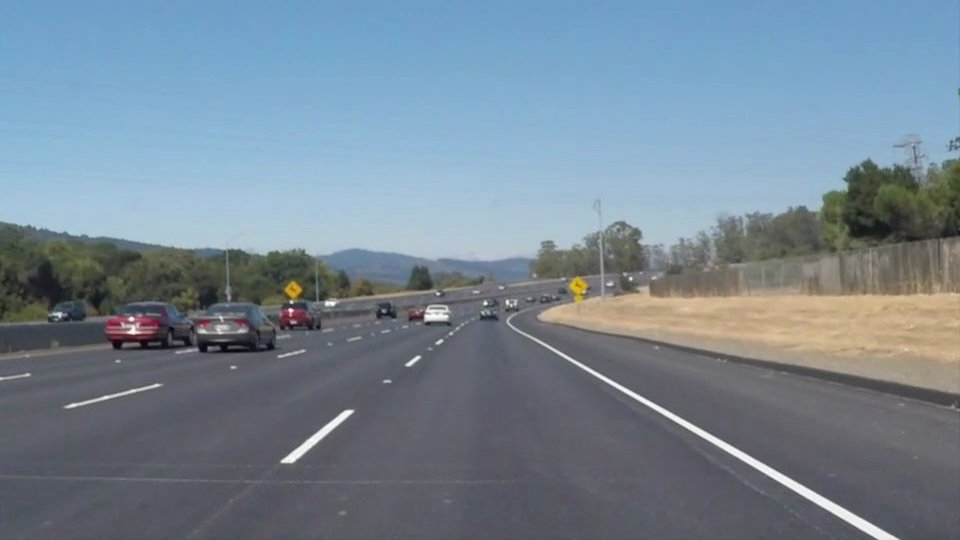
#> input picture test_images/test_image.jpg, 960 x 540 px, found by its file name
$ python lane_detection_for_image.py
#> lines starting #> are read from the running program, lines starting #| are printed output that depends on the picture; after the words box and inside, x2 and y2 are one past the last pixel; in counts of white or black regions, pixels touching at a corner belong together
### slidewindow.py
import cv2
import numpy as np
import matplotlib.pyplot as plt
# from scipy.interpolate import *
from matplotlib.pyplot import *
import math
# float로 조향값 public

TOTAL_CNT = 50

class SlideWindow:

    def __init__(self):
        self.current_line = "DEFAULT"
        self.left_fit = None
        self.right_fit = None
        self.leftx = None
        self.rightx = None
        self.lhd = 240
        self.left_cnt = 25
        self.right_cnt = 25

        self.x_previous = 320


    def slidewindow(self, img, roi_flag):

        x_location = 320
        # init out_img, height, width
        out_img = np.dstack((img, img, img)) * 255# deleted
        # out_img = img # added
        height = img.shape[0]
        width = img.shape[1]

        # num of windows and init the height
        window_height = 15 # 7
        nwindows = 30 # 30

        # find nonzero location in img, nonzerox, nonzeroy is the array flatted one dimension by x,y
        nonzero = img.nonzero()
        #print nonzero
        nonzeroy = np.array(nonzero[0])
        nonzerox = np.array(nonzero[1])
        #print nonzerox
        # init data need to sliding windows
        margin = 40
        minpix = 0 #10
        left_lane_inds = []
        right_lane_inds = []

        win_h1 = 380
        win_h2 = 480

        win_l_w_l = 185 - 80
        win_l_w_r = 185 + 80
        win_r_w_l = 455 - 80
        win_r_w_r = 455 + 80

        circle_height = 240

        road_width = 0.47 # 0.415
        half_road_width = 0.5 * road_width

        pts_left = np.array([[win_l_w_l, win_h2], [win_l_w_l, win_h1], [win_l_w_r, win_h1], [win_l_w_r, win_h2]], np.int32)
        cv2.polylines(out_img, [pts_left], False, (0,255,0), 1)
        pts_right = np.array([[win_r_w_l, win_h2], [win_r_w_l, win_h1], [win_r_w_r, win_h1], [win_r_w_r, win_h2]], np.int32)
        cv2.polylines(out_img, [pts_right], False, (255,0,0), 1)

        pts_catch = np.array([[0, circle_height], [width, circle_height]], np.int32)
        cv2.polylines(out_img, [pts_catch], False, (0,120,120), 1)


        # indicies before start line(the region of pts_left)
        # 337 -> 310
        good_left_inds = ((nonzerox >= win_l_w_l) & (nonzeroy <= win_h2) & (nonzeroy > win_h1) & (nonzerox <= win_l_w_r)).nonzero()[0]
        good_right_inds = ((nonzerox >= win_r_w_l) & (nonzeroy <= win_h2) & (nonzeroy > win_h1) & (nonzerox <= win_r_w_r)).nonzero()[0]

        # left line exist, lefty current init
        y_current = height - 1
        x_current = None

        # check the minpix before left start line
        # if minpix is enough on left, draw left, then draw right depends on left
        # else draw right, then draw left depends on right


        if len(good_left_inds) > len(good_right_inds):

            # self.current_line = "LEFT"
            line_flag = 1
            x_current = int(np.mean(nonzerox[good_left_inds]))
            # y_current = int(np.mean(nonzeroy[good_left_inds]))

        elif len(good_left_inds) < len(good_right_inds):

            # self.current_line = "RIGHT"
            line_flag = 2
            x_current = int(np.mean(nonzerox[good_right_inds]))
            # y_current = int(np.mean(nonzeroy[good_right_inds]))

        else:
            # print("Cant SEE!!!!")
            self.current_line = "MID"
            line_flag = 3

        # it's just for visualization of the valid inds in the region: ind dot
        if line_flag == 1:
            for i in range(len(good_left_inds)):
                img = cv2.circle(out_img, (nonzerox[good_left_inds[i]], nonzeroy[good_left_inds[i]]), 1, (0,255,0), -1)
        elif line_flag == 2:
            for i in range(len(good_right_inds)):
                img = cv2.circle(out_img, (nonzerox[good_right_inds[i]], nonzeroy[good_right_inds[i]]), 1, (255,0,0), -1)


        # window sliding and draw
        for window in range(0, nwindows):
            if line_flag == 1:
                # rectangle x,y range init
                win_y_low = y_current - (window + 1) * window_height
                win_y_high = y_current - (window) * window_height
                win_x_low = x_current - margin
                win_x_high = x_current + margin

                # draw rectangle
                # 0.33 is for width of the road
                cv2.rectangle(out_img, (win_x_low, win_y_low), (win_x_high, win_y_high), (0, 255, 0), 1)
                cv2.rectangle(out_img, (win_x_low + int(width * road_width), win_y_low), (win_x_high + int(width * road_width), win_y_high), (255, 0, 0), 1)

                # indicies of dots in nonzerox in one square
                good_left_inds = ((nonzeroy >= win_y_low) & (nonzeroy < win_y_high) & (nonzerox >= win_x_low) & (nonzerox < win_x_high)).nonzero()[0]

                # check num of indicies in square and put next location to current
                if len(good_left_inds) > minpix:
                    x_current = int(np.mean(nonzerox[good_left_inds]))

                elif nonzeroy[left_lane_inds] != [] and nonzerox[left_lane_inds] != []:
                    p_left = np.polyfit(nonzeroy[left_lane_inds], nonzerox[left_lane_inds], 2)
                    x_current = int(np.polyval(p_left, win_y_high))

                # 338~344 is for recognize line which is yellow line in processed image(you can check in imshow)
                # print("win:", win_y_low)

                if circle_height - 10 <= win_y_low < circle_height + 10:
                    # 0.165 is the half of the road(0.33)
                    x_location = int(x_current + width * half_road_width)
                    # self.x_previous = x_location
                    cv2.circle(out_img, (x_location, circle_height), 10, (0, 0, 255), 5)

            elif line_flag == 2: # change line from left to right above(if)

                win_y_low = y_current - (window + 1) * window_height
                win_y_high = y_current - (window) * window_height
                win_x_low = x_current - margin
                win_x_high = x_current + margin


                cv2.rectangle(out_img, (win_x_low - int(width * road_width), win_y_low), (win_x_high - int(width * road_width), win_y_high), (0, 255, 0), 1)
                cv2.rectangle(out_img, (win_x_low, win_y_low), (win_x_high, win_y_high), (255, 0, 0), 1)

                good_right_inds = ((nonzeroy >= win_y_low) & (nonzeroy < win_y_high) & (nonzerox >= win_x_low) & (nonzerox < win_x_high)).nonzero()[0]

                if len(good_right_inds) > minpix:
                    x_current = int(np.mean(nonzerox[good_right_inds]))

                elif nonzeroy[right_lane_inds] != [] and nonzerox[right_lane_inds] != []:
                    p_right = np.polyfit(nonzeroy[right_lane_inds], nonzerox[right_lane_inds], 2)
                    x_current = int(np.polyval(p_right, win_y_high))

                if circle_height - 10 <= win_y_low < circle_height + 10:
                    # 0.165 is the half of the road(0.33)
                    x_location = int(x_current - width * half_road_width)
                    # self.x_previous = x_location
                    cv2.circle(out_img, (x_location, circle_height), 10, (0, 0, 255), 5)


            else : # can't see
                # print("Cant SEE!!!!")
                x_location = self.x_previous
                cv2.circle(out_img, (x_location, circle_height), 10, (0, 0, 255), 5)


            if x_location == 320:
                x_location = self.x_previous
                cv2.circle(out_img, (x_location, circle_height), 10, (0, 0, 255), 5)

            self.x_previous = x_location

        return out_img, x_location, self.current_line

### lane_detection_for_image.py
import cv2
import numpy as np
import math
from slidewindow import SlideWindow

class LaneDetection:
    def __init__(self):
        # 초기화
        self.slidewindow = SlideWindow()

        # 트랙바 초기값 설정
        self.lower_yellow = np.array([95, 51, 101])
        self.upper_yellow = np.array([104, 255, 255])
        self.lower_white = np.array([80, 0, 158])
        self.upper_white = np.array([132, 16, 255])

        # 트랙바 창 생성
        cv2.namedWindow("Trackbars")
        self.create_trackbars()

        # 이미지 로드
        self.img = cv2.imread('/Users/seongjinjeong/lane_detection/road_lane_line_detection/test_images/test_image.jpg')  # 이미지 파일 경로를 지정하세요
#> self.img is the input picture: shape (540, 960, 3); mean B, G, R 148.1, 134.5, 118.5
        if self.img is None:
            print("Image not found!")
            return

        self.process_image()

    def process_image(self):
        y, x = self.img.shape[0:2]

        # HSV 변환 및 마스크 생성
        self.img_hsv = cv2.cvtColor(self.img, cv2.COLOR_BGR2HSV)
#> self.img_hsv: shape (540, 960, 3); mean H, S, V 97.9, 55.2, 152.4

        h, s, v = cv2.split(self.img_hsv)
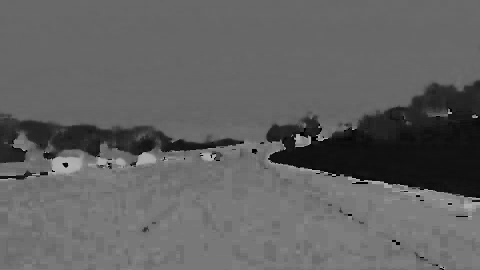
#> h: shape (540, 960) (shown at 1/2 size); min 0, max 179, mean 97.9
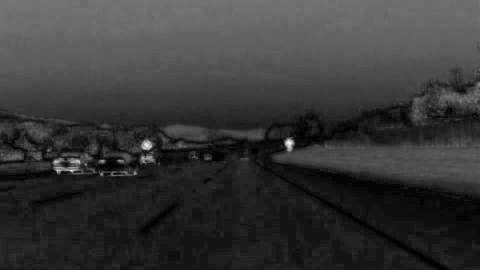
#> s: shape (540, 960) (shown at 1/2 size); min 0, max 255, mean 55.2
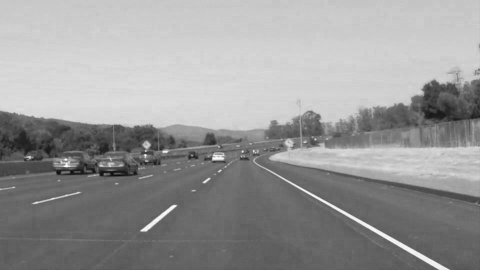
#> v: shape (540, 960) (shown at 1/2 size); min 12, max 255, mean 152.4

        # 트랙바로부터 HSV 값 읽기
        self.read_trackbar_values()

        # 노란색 및 흰색 마스크 생성
        mask_yellow = cv2.inRange(self.img_hsv, self.lower_yellow, self.upper_yellow)
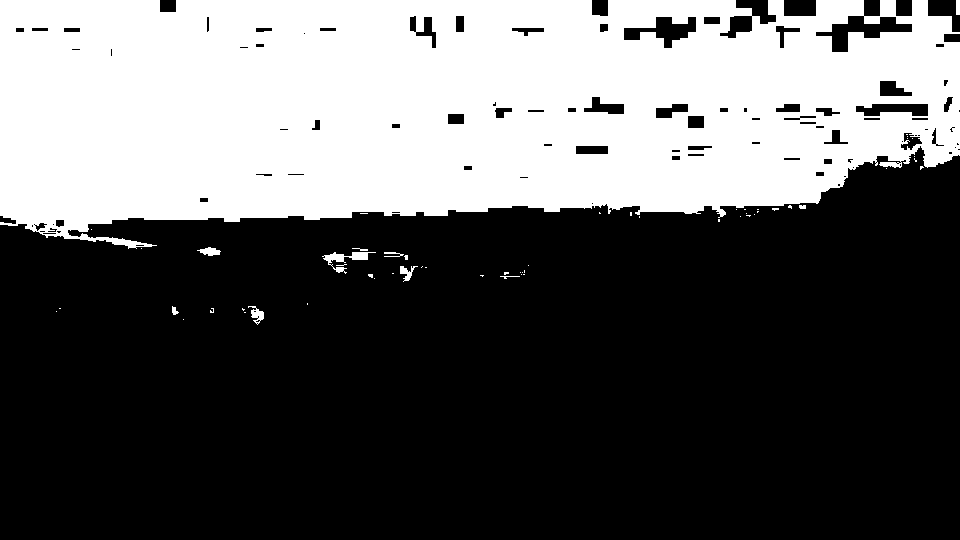
#> mask_yellow: shape (540, 960); 36.7% white; 58 white regions (47 under 20 px), largest, box (x1, y1, x2, y2) and area: (0, 0, 960, 249) 189134, (322, 252, 376, 274) 359, (248, 306, 264, 325) 138
        mask_white = cv2.inRange(self.img_hsv, self.lower_white, self.upper_white)
#> mask_white: shape (540, 960); 0.73% white; 74 white regions (57 under 20 px), largest, box (x1, y1, x2, y2) and area: (794, 484, 889, 540) 761, (722, 444, 799, 489) 589, (531, 338, 662, 410) 577
        filtered_yellow = cv2.bitwise_and(self.img, self.img, mask=mask_yellow)
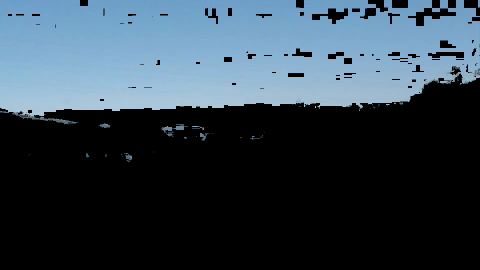
#> filtered_yellow: shape (540, 960, 3) (shown at 1/2 size); mean B, G, R 76, 64.5, 49.6
        filtered_white = cv2.bitwise_and(self.img, self.img, mask=mask_white)
        masks = cv2.bitwise_or(mask_yellow, mask_white)
#> masks: shape (540, 960); 37.4% white; 132 white regions (104 under 20 px), largest, box (x1, y1, x2, y2) and area: (0, 0, 960, 249) 189134, (794, 484, 889, 540) 761, (722, 444, 799, 489) 589
        filtered_img = cv2.bitwise_and(self.img, self.img, mask=masks)

        # Perspective Transform
        left_margin = 140  # 조정된 왼쪽 여백
        top_margin = 200   # 조정된 위쪽 여백

        # 소스 포인트 조정
        src_point1 = [0, y]                # 왼쪽 아래
        src_point2 = [left_margin, top_margin]  # 왼쪽 위
        src_point3 = [x - left_margin, top_margin]  # 오른쪽 위
        src_point4 = [x, y]                # 오른쪽 아래

        src_points = np.float32([src_point1, src_point2, src_point3, src_point4])

        # 대상 포인트 조정
        dst_point1 = [x//6, y]              # 왼쪽 아래
        dst_point2 = [x//6, 0]              # 왼쪽 위
        dst_point3 = [x//6*5, 0]            # 오른쪽 위
        dst_point4 = [x//6*5, y]            # 오른쪽 아래

        dst_points = np.float32([dst_point1, dst_point2, dst_point3, dst_point4])
        matrix = cv2.getPerspectiveTransform(src_points, dst_points)
        warped_img = cv2.warpPerspective(filtered_img, matrix, [x, y])

        # 이미지 평행이동
        # translated_img = self.translate_image(warped_img, tx=90, ty=0)

        # 기존 HSV 방식에서 다시 살리기
        grayed_img = cv2.cvtColor(warped_img, cv2.COLOR_BGR2GRAY)

        # 이미지 이진화
        bin_img = np.zeros_like(grayed_img)
        bin_img[grayed_img > 20] = 1

        # 슬라이딩 윈도우 차선 검출
        out_img, x_location, _ = self.slidewindow.slidewindow(bin_img, False)
#> after the loop in slidewindow, `for window in range(0, nwindows):`:
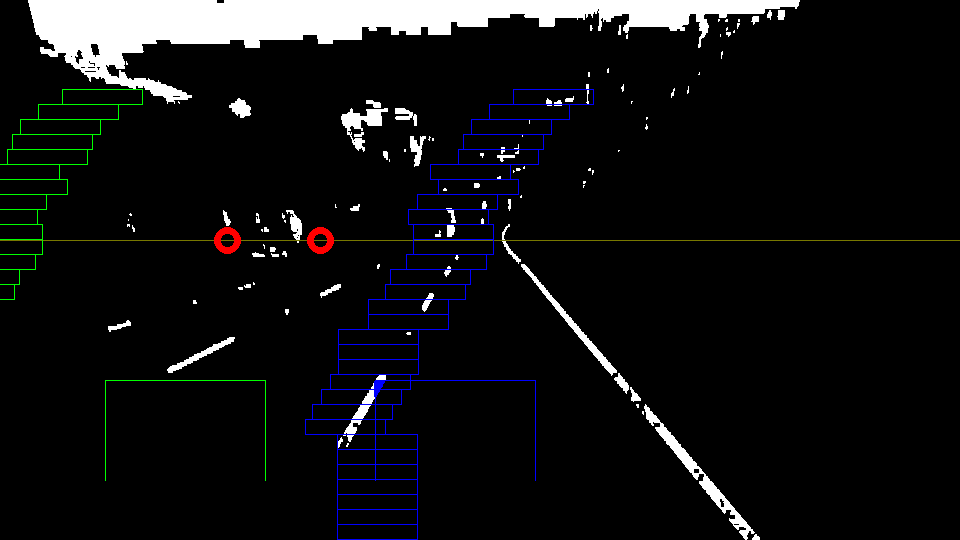
#> out_img: shape (540, 960, 3); mean of channels 0, 1, 2 18.6, 17.5, 17.2; drawn as B, G, R
#> x_location = 227
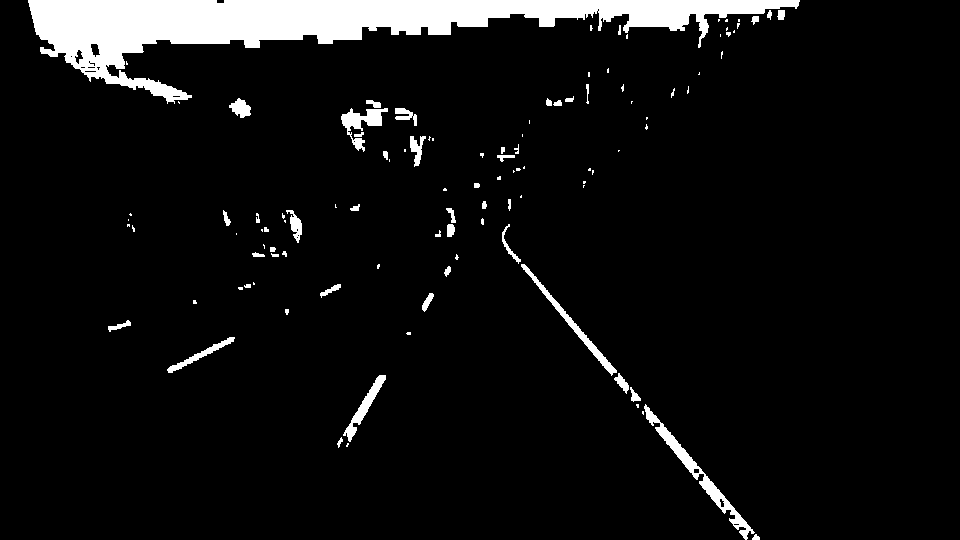
#> bin_img: shape (540, 960); values 0 (black) and 1 (white), 6.5% white; 109 white regions (60 under 20 px), largest, box (x1, y1, x2, y2) and area: (28, 0, 800, 104) 26360, (644, 404, 755, 540) 1512, (521, 264, 617, 376) 839

        # 결과 표시
        cv2.imshow('Original Image', self.img)
        cv2.imshow("Yellow Mask", filtered_yellow)
        cv2.imshow("White Mask", filtered_white)
        cv2.imshow("Filtered Image", filtered_img)
        cv2.imshow("Warped Image", warped_img)
        cv2.imshow("Output Image", out_img)

        cv2.waitKey(0)
        cv2.destroyAllWindows()

    # [17 lines left out: function translate_image, not called in this run]

    def create_trackbars(self):
        # 노란색 HSV 범위 트랙바
        cv2.createTrackbar("Yellow Lower H", "Trackbars", self.lower_yellow[0], 180, self.nothing)
        cv2.createTrackbar("Yellow Lower S", "Trackbars", self.lower_yellow[1], 255, self.nothing)
        cv2.createTrackbar("Yellow Lower V", "Trackbars", self.lower_yellow[2], 255, self.nothing)
        cv2.createTrackbar("Yellow Upper H", "Trackbars", self.upper_yellow[0], 180, self.nothing)
        cv2.createTrackbar("Yellow Upper S", "Trackbars", self.upper_yellow[1], 255, self.nothing)
        cv2.createTrackbar("Yellow Upper V", "Trackbars", self.upper_yellow[2], 255, self.nothing)

        # 흰색 HSV 범위 트랙바
        cv2.createTrackbar("White Lower H", "Trackbars", self.lower_white[0], 180, self.nothing)
        cv2.createTrackbar("White Lower S", "Trackbars", self.lower_white[1], 255, self.nothing)
        cv2.createTrackbar("White Lower V", "Trackbars", self.lower_white[2], 255, self.nothing)
        cv2.createTrackbar("White Upper H", "Trackbars", self.upper_white[0], 180, self.nothing)
        cv2.createTrackbar("White Upper S", "Trackbars", self.upper_white[1], 255, self.nothing)
        cv2.createTrackbar("White Upper V", "Trackbars", self.upper_white[2], 255, self.nothing)

    def read_trackbar_values(self):
        self.lower_yellow[0] = cv2.getTrackbarPos("Yellow Lower H", "Trackbars")
        self.lower_yellow[1] = cv2.getTrackbarPos("Yellow Lower S", "Trackbars")
        self.lower_yellow[2] = cv2.getTrackbarPos("Yellow Lower V", "Trackbars")
        self.upper_yellow[0] = cv2.getTrackbarPos("Yellow Upper H", "Trackbars")
        self.upper_yellow[1] = cv2.getTrackbarPos("Yellow Upper S", "Trackbars")
        self.upper_yellow[2] = cv2.getTrackbarPos("Yellow Upper V", "Trackbars")

        self.lower_white[0] = cv2.getTrackbarPos("White Lower H", "Trackbars")
        self.lower_white[1] = cv2.getTrackbarPos("White Lower S", "Trackbars")
        self.lower_white[2] = cv2.getTrackbarPos("White Lower V", "Trackbars")
        self.upper_white[0] = cv2.getTrackbarPos("White Upper H", "Trackbars")
        self.upper_white[1] = cv2.getTrackbarPos("White Upper S", "Trackbars")
        self.upper_white[2] = cv2.getTrackbarPos("White Upper V", "Trackbars")

    def nothing(self, x):
        pass

if __name__ == "__main__":
    LaneDetection()

$ run again, with test_images/laneLines_thirdPass.jpg copied over test_images/test_image.jpg
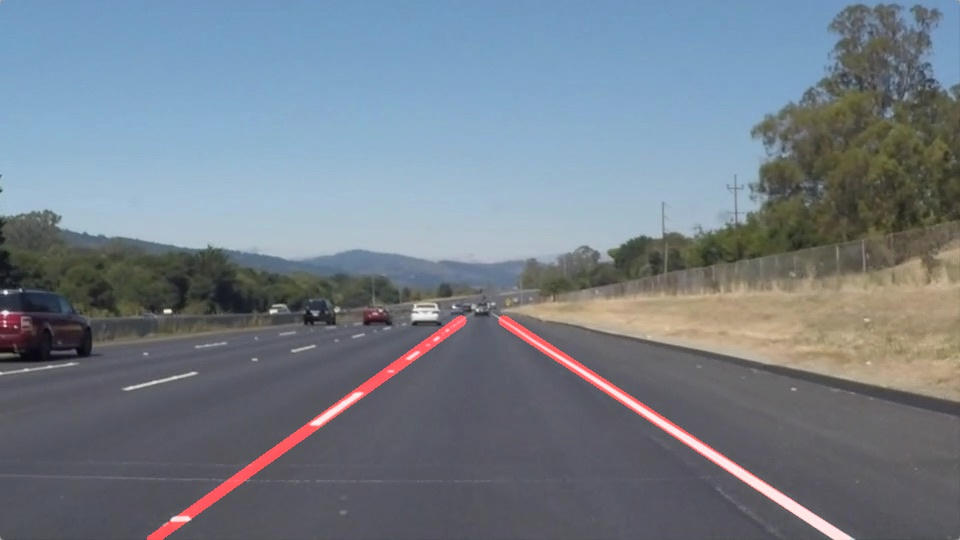
#> input picture test_images/laneLines_thirdPass.jpg, 960 x 540 px, found by its file name
#> in __init__, self.img is the input picture: shape (540, 960, 3); mean B, G, R 136.5, 126, 116.1
#> self.img_hsv: shape (540, 960, 3); mean H, S, V 95.3, 53.9, 143.6
#> in process_image, `mask_yellow = cv2.inRange(self.img_hsv, self.lower_yellow, self.upper_..`:
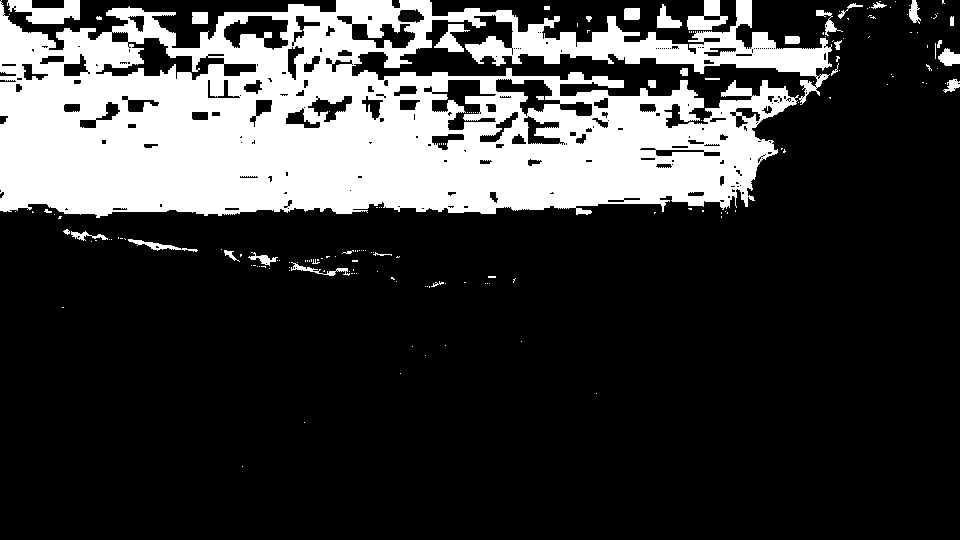
#> mask_yellow: shape (540, 960); 23.7% white; 175 white regions (141 under 20 px), largest, box (x1, y1, x2, y2) and area: (0, 0, 832, 218) 117199, (7, 0, 80, 24) 1105, (687, 0, 728, 30) 671
#> mask_white: shape (540, 960); 0.11% white in thin lines or dots, all inside (x1, y1, x2, y2) = (0, 221, 960, 540)
#> in process_image, `out_img, x_location, _ = self.slidewindow.slidewindow(bin_img, False)`:
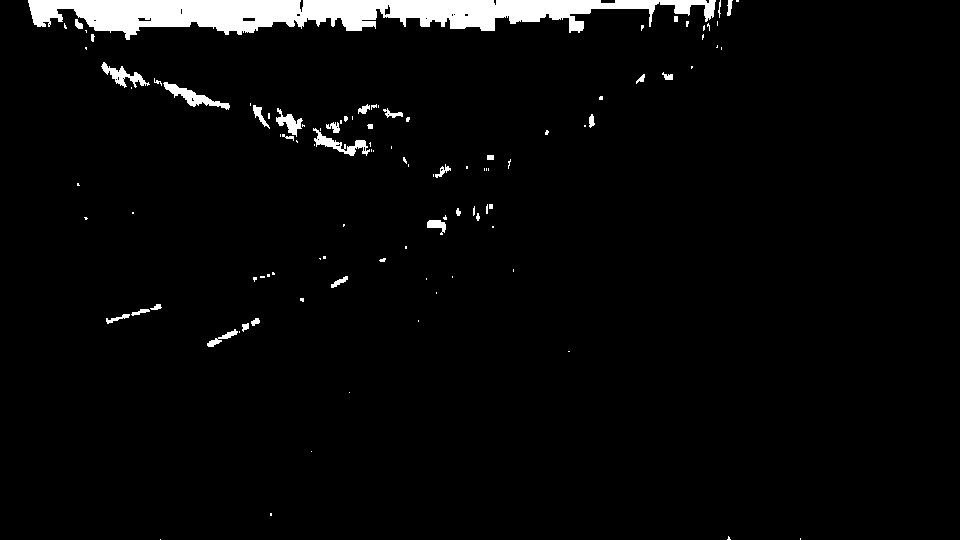
#> bin_img: shape (540, 960); values 0 (black) and 1 (white), 3.6% white; 105 white regions (71 under 20 px), largest, box (x1, y1, x2, y2) and area: (28, 0, 716, 40) 14779, (163, 82, 230, 110) 559, (313, 128, 370, 156) 478
